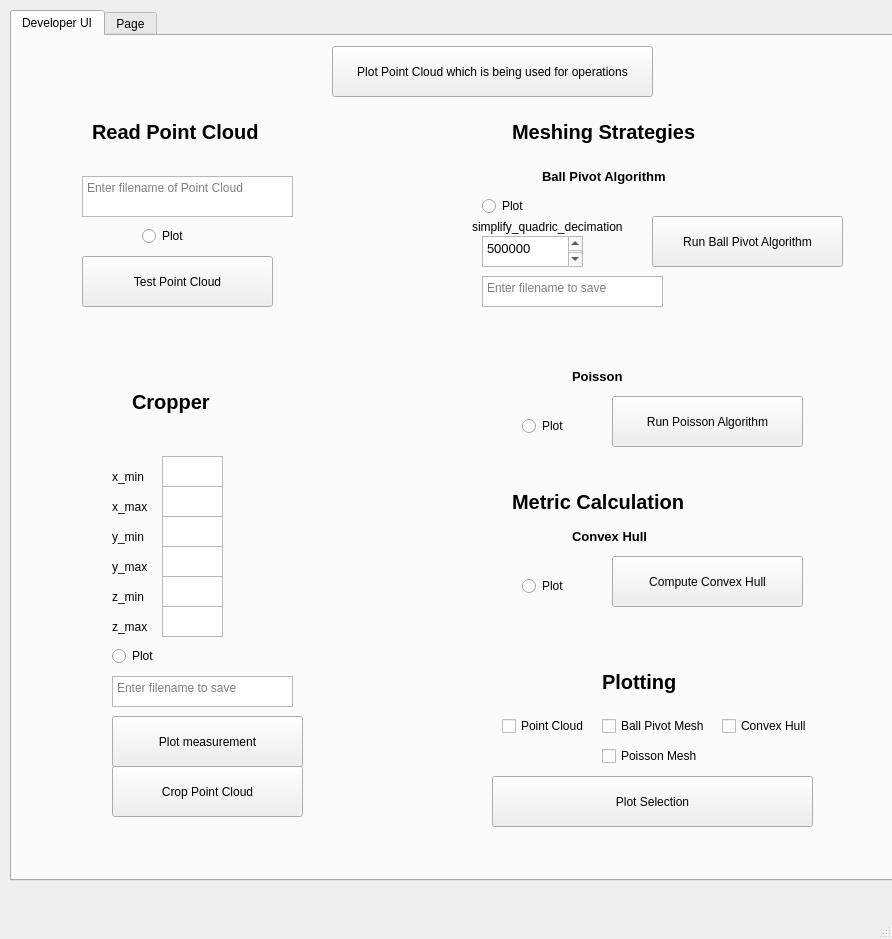
<?xml version="1.0" encoding="UTF-8"?>
<ui version="4.0">
 <class>MainWindow</class>
 <widget class="QMainWindow" name="MainWindow">
  <property name="geometry">
   <rect>
    <x>0</x>
    <y>0</y>
    <width>892</width>
    <height>939</height>
   </rect>
  </property>
  <property name="windowTitle">
   <string>MainWindow</string>
  </property>
  <widget class="QWidget" name="centralwidget">
   <widget class="QTabWidget" name="tabWidget">
    <property name="geometry">
     <rect>
      <x>10</x>
      <y>10</y>
      <width>1191</width>
      <height>871</height>
     </rect>
    </property>
    <property name="currentIndex">
     <number>0</number>
    </property>
    <widget class="QWidget" name="DevTab">
     <attribute name="title">
      <string>Developer UI</string>
     </attribute>
     <widget class="QLabel" name="label">
      <property name="geometry">
       <rect>
        <x>100</x>
        <y>430</y>
        <width>55</width>
        <height>21</height>
       </rect>
      </property>
      <property name="text">
       <string>x_min</string>
      </property>
     </widget>
     <widget class="QLabel" name="label_2">
      <property name="geometry">
       <rect>
        <x>100</x>
        <y>460</y>
        <width>55</width>
        <height>21</height>
       </rect>
      </property>
      <property name="text">
       <string>x_max</string>
      </property>
     </widget>
     <widget class="QLabel" name="label_4">
      <property name="geometry">
       <rect>
        <x>100</x>
        <y>490</y>
        <width>55</width>
        <height>21</height>
       </rect>
      </property>
      <property name="text">
       <string>y_min</string>
      </property>
     </widget>
     <widget class="QLabel" name="label_5">
      <property name="geometry">
       <rect>
        <x>100</x>
        <y>520</y>
        <width>55</width>
        <height>21</height>
       </rect>
      </property>
      <property name="text">
       <string>y_max</string>
      </property>
     </widget>
     <widget class="QLabel" name="label_6">
      <property name="geometry">
       <rect>
        <x>120</x>
        <y>350</y>
        <width>91</width>
        <height>31</height>
       </rect>
      </property>
      <property name="font">
       <font>
        <pointsize>15</pointsize>
        <weight>75</weight>
        <bold>true</bold>
       </font>
      </property>
      <property name="text">
       <string>Cropper</string>
      </property>
     </widget>
     <widget class="QLabel" name="label_7">
      <property name="geometry">
       <rect>
        <x>100</x>
        <y>580</y>
        <width>55</width>
        <height>21</height>
       </rect>
      </property>
      <property name="text">
       <string>z_max</string>
      </property>
     </widget>
     <widget class="QLabel" name="label_8">
      <property name="geometry">
       <rect>
        <x>100</x>
        <y>550</y>
        <width>55</width>
        <height>21</height>
       </rect>
      </property>
      <property name="text">
       <string>z_min</string>
      </property>
     </widget>
     <widget class="QRadioButton" name="rB_plotting_cropping">
      <property name="geometry">
       <rect>
        <x>100</x>
        <y>610</y>
        <width>91</width>
        <height>20</height>
       </rect>
      </property>
      <property name="text">
       <string>Plot</string>
      </property>
     </widget>
     <widget class="QLabel" name="label_9">
      <property name="geometry">
       <rect>
        <x>530</x>
        <y>130</y>
        <width>141</width>
        <height>21</height>
       </rect>
      </property>
      <property name="font">
       <font>
        <pointsize>10</pointsize>
        <weight>75</weight>
        <bold>true</bold>
       </font>
      </property>
      <property name="text">
       <string>Ball Pivot Algorithm</string>
      </property>
     </widget>
     <widget class="QTextEdit" name="tE_filename_cropping">
      <property name="geometry">
       <rect>
        <x>100</x>
        <y>640</y>
        <width>181</width>
        <height>31</height>
       </rect>
      </property>
      <property name="placeholderText">
       <string>Enter filename to save</string>
      </property>
     </widget>
     <widget class="QPushButton" name="pB_crop_pcd">
      <property name="geometry">
       <rect>
        <x>100</x>
        <y>730</y>
        <width>191</width>
        <height>51</height>
       </rect>
      </property>
      <property name="text">
       <string>Crop Point Cloud</string>
      </property>
     </widget>
     <widget class="QLabel" name="label_10">
      <property name="geometry">
       <rect>
        <x>80</x>
        <y>80</y>
        <width>181</width>
        <height>31</height>
       </rect>
      </property>
      <property name="font">
       <font>
        <pointsize>15</pointsize>
        <weight>75</weight>
        <bold>true</bold>
       </font>
      </property>
      <property name="text">
       <string>Read Point Cloud</string>
      </property>
     </widget>
     <widget class="QTextEdit" name="tE_filename_read_pcd">
      <property name="geometry">
       <rect>
        <x>70</x>
        <y>140</y>
        <width>211</width>
        <height>41</height>
       </rect>
      </property>
      <property name="placeholderText">
       <string>Enter filename of Point Cloud</string>
      </property>
     </widget>
     <widget class="QPushButton" name="pB_read_pcd">
      <property name="geometry">
       <rect>
        <x>70</x>
        <y>220</y>
        <width>191</width>
        <height>51</height>
       </rect>
      </property>
      <property name="text">
       <string>Test Point Cloud</string>
      </property>
     </widget>
     <widget class="QRadioButton" name="rB_plotting_read_pcd">
      <property name="geometry">
       <rect>
        <x>130</x>
        <y>190</y>
        <width>91</width>
        <height>20</height>
       </rect>
      </property>
      <property name="text">
       <string>Plot</string>
      </property>
     </widget>
     <widget class="QTextEdit" name="tE_x_min">
      <property name="geometry">
       <rect>
        <x>150</x>
        <y>420</y>
        <width>61</width>
        <height>31</height>
       </rect>
      </property>
     </widget>
     <widget class="QTextEdit" name="tE_x_max">
      <property name="geometry">
       <rect>
        <x>150</x>
        <y>450</y>
        <width>61</width>
        <height>31</height>
       </rect>
      </property>
     </widget>
     <widget class="QTextEdit" name="tE_y_min">
      <property name="geometry">
       <rect>
        <x>150</x>
        <y>480</y>
        <width>61</width>
        <height>31</height>
       </rect>
      </property>
     </widget>
     <widget class="QTextEdit" name="tE_y_max">
      <property name="geometry">
       <rect>
        <x>150</x>
        <y>510</y>
        <width>61</width>
        <height>31</height>
       </rect>
      </property>
     </widget>
     <widget class="QTextEdit" name="tE_z_min">
      <property name="geometry">
       <rect>
        <x>150</x>
        <y>540</y>
        <width>61</width>
        <height>31</height>
       </rect>
      </property>
     </widget>
     <widget class="QTextEdit" name="tE_z_max">
      <property name="geometry">
       <rect>
        <x>150</x>
        <y>570</y>
        <width>61</width>
        <height>31</height>
       </rect>
      </property>
     </widget>
     <widget class="QPushButton" name="pB_plot_measurement">
      <property name="geometry">
       <rect>
        <x>100</x>
        <y>680</y>
        <width>191</width>
        <height>51</height>
       </rect>
      </property>
      <property name="text">
       <string>Plot measurement</string>
      </property>
     </widget>
     <widget class="QPushButton" name="pB_plot_pipeline_pcd">
      <property name="geometry">
       <rect>
        <x>320</x>
        <y>10</y>
        <width>321</width>
        <height>51</height>
       </rect>
      </property>
      <property name="text">
       <string>Plot Point Cloud which is being used for operations</string>
      </property>
     </widget>
     <widget class="QPushButton" name="pB_ball_pivot">
      <property name="geometry">
       <rect>
        <x>640</x>
        <y>180</y>
        <width>191</width>
        <height>51</height>
       </rect>
      </property>
      <property name="text">
       <string>Run Ball Pivot Algorithm</string>
      </property>
     </widget>
     <widget class="QLabel" name="label_11">
      <property name="geometry">
       <rect>
        <x>500</x>
        <y>80</y>
        <width>211</width>
        <height>31</height>
       </rect>
      </property>
      <property name="font">
       <font>
        <pointsize>15</pointsize>
        <weight>75</weight>
        <bold>true</bold>
       </font>
      </property>
      <property name="text">
       <string>Meshing Strategies</string>
      </property>
     </widget>
     <widget class="QRadioButton" name="rB_plotting_bpa">
      <property name="geometry">
       <rect>
        <x>470</x>
        <y>160</y>
        <width>91</width>
        <height>20</height>
       </rect>
      </property>
      <property name="text">
       <string>Plot</string>
      </property>
     </widget>
     <widget class="QTextEdit" name="tE_filename_bpa">
      <property name="geometry">
       <rect>
        <x>470</x>
        <y>240</y>
        <width>181</width>
        <height>31</height>
       </rect>
      </property>
      <property name="placeholderText">
       <string>Enter filename to save</string>
      </property>
     </widget>
     <widget class="QLabel" name="label_3">
      <property name="geometry">
       <rect>
        <x>460</x>
        <y>180</y>
        <width>191</width>
        <height>21</height>
       </rect>
      </property>
      <property name="text">
       <string>simplify_quadric_decimation</string>
      </property>
     </widget>
     <widget class="QTextEdit" name="tE_sqm">
      <property name="geometry">
       <rect>
        <x>470</x>
        <y>200</y>
        <width>101</width>
        <height>31</height>
       </rect>
      </property>
      <property name="html">
       <string>&lt;!DOCTYPE HTML PUBLIC &quot;-//W3C//DTD HTML 4.0//EN&quot; &quot;http://www.w3.org/TR/REC-html40/strict.dtd&quot;&gt;
&lt;html&gt;&lt;head&gt;&lt;meta name=&quot;qrichtext&quot; content=&quot;1&quot; /&gt;&lt;style type=&quot;text/css&quot;&gt;
p, li { white-space: pre-wrap; }
&lt;/style&gt;&lt;/head&gt;&lt;body style=&quot; font-family:'MS Shell Dlg 2'; font-size:9.75pt; font-weight:400; font-style:normal;&quot;&gt;
&lt;p style=&quot; margin-top:0px; margin-bottom:0px; margin-left:0px; margin-right:0px; -qt-block-indent:0; text-indent:0px;&quot;&gt;500000&lt;/p&gt;
&lt;p style=&quot;-qt-paragraph-type:empty; margin-top:0px; margin-bottom:0px; margin-left:0px; margin-right:0px; -qt-block-indent:0; text-indent:0px;&quot;&gt;&lt;br /&gt;&lt;/p&gt;&lt;/body&gt;&lt;/html&gt;</string>
      </property>
     </widget>
     <widget class="QLabel" name="label_12">
      <property name="geometry">
       <rect>
        <x>560</x>
        <y>330</y>
        <width>141</width>
        <height>21</height>
       </rect>
      </property>
      <property name="font">
       <font>
        <pointsize>10</pointsize>
        <weight>75</weight>
        <bold>true</bold>
       </font>
      </property>
      <property name="text">
       <string>Poisson</string>
      </property>
     </widget>
     <widget class="QPushButton" name="pB_pois">
      <property name="geometry">
       <rect>
        <x>600</x>
        <y>360</y>
        <width>191</width>
        <height>51</height>
       </rect>
      </property>
      <property name="text">
       <string>Run Poisson Algorithm</string>
      </property>
     </widget>
     <widget class="QRadioButton" name="rB_plotting_pois">
      <property name="geometry">
       <rect>
        <x>510</x>
        <y>380</y>
        <width>91</width>
        <height>20</height>
       </rect>
      </property>
      <property name="text">
       <string>Plot</string>
      </property>
     </widget>
     <widget class="QLabel" name="label_13">
      <property name="geometry">
       <rect>
        <x>590</x>
        <y>630</y>
        <width>101</width>
        <height>31</height>
       </rect>
      </property>
      <property name="font">
       <font>
        <pointsize>15</pointsize>
        <weight>75</weight>
        <bold>true</bold>
       </font>
      </property>
      <property name="text">
       <string>Plotting</string>
      </property>
     </widget>
     <widget class="QPushButton" name="pB_plot_wound">
      <property name="geometry">
       <rect>
        <x>480</x>
        <y>740</y>
        <width>321</width>
        <height>51</height>
       </rect>
      </property>
      <property name="text">
       <string>Plot Selection</string>
      </property>
     </widget>
     <widget class="QLabel" name="label_14">
      <property name="geometry">
       <rect>
        <x>500</x>
        <y>450</y>
        <width>211</width>
        <height>31</height>
       </rect>
      </property>
      <property name="font">
       <font>
        <pointsize>15</pointsize>
        <weight>75</weight>
        <bold>true</bold>
       </font>
      </property>
      <property name="text">
       <string>Metric Calculation</string>
      </property>
     </widget>
     <widget class="QPushButton" name="pB_hull">
      <property name="geometry">
       <rect>
        <x>600</x>
        <y>520</y>
        <width>191</width>
        <height>51</height>
       </rect>
      </property>
      <property name="text">
       <string>Compute Convex Hull</string>
      </property>
     </widget>
     <widget class="QRadioButton" name="rB_plotting_hull">
      <property name="geometry">
       <rect>
        <x>510</x>
        <y>540</y>
        <width>91</width>
        <height>20</height>
       </rect>
      </property>
      <property name="text">
       <string>Plot</string>
      </property>
     </widget>
     <widget class="QLabel" name="label_15">
      <property name="geometry">
       <rect>
        <x>560</x>
        <y>490</y>
        <width>141</width>
        <height>21</height>
       </rect>
      </property>
      <property name="font">
       <font>
        <pointsize>10</pointsize>
        <weight>75</weight>
        <bold>true</bold>
       </font>
      </property>
      <property name="text">
       <string>Convex Hull</string>
      </property>
     </widget>
     <widget class="QCheckBox" name="cB_pcd_plot">
      <property name="geometry">
       <rect>
        <x>490</x>
        <y>680</y>
        <width>91</width>
        <height>20</height>
       </rect>
      </property>
      <property name="text">
       <string>Point Cloud</string>
      </property>
     </widget>
     <widget class="QCheckBox" name="cB_bpa_plot">
      <property name="geometry">
       <rect>
        <x>590</x>
        <y>680</y>
        <width>121</width>
        <height>20</height>
       </rect>
      </property>
      <property name="text">
       <string>Ball Pivot Mesh</string>
      </property>
     </widget>
     <widget class="QCheckBox" name="cB_hull_plot">
      <property name="geometry">
       <rect>
        <x>710</x>
        <y>680</y>
        <width>91</width>
        <height>20</height>
       </rect>
      </property>
      <property name="text">
       <string>Convex Hull</string>
      </property>
     </widget>
     <widget class="QCheckBox" name="cB_pois_plot">
      <property name="geometry">
       <rect>
        <x>590</x>
        <y>710</y>
        <width>111</width>
        <height>20</height>
       </rect>
      </property>
      <property name="text">
       <string>Poisson Mesh</string>
      </property>
     </widget>
    </widget>
    <widget class="QWidget" name="Depth">
     <attribute name="title">
      <string>Page</string>
     </attribute>
     <widget class="QLabel" name="l_DepthRGBAlignmentFrame">
      <property name="geometry">
       <rect>
        <x>100</x>
        <y>100</y>
        <width>320</width>
        <height>200</height>
       </rect>
      </property>
      <property name="frameShape">
       <enum>QFrame::Box</enum>
      </property>
      <property name="text">
       <string>TextLabel</string>
      </property>
     </widget>
     <widget class="QSlider" name="horizontalSlider">
      <property name="geometry">
       <rect>
        <x>150</x>
        <y>390</y>
        <width>160</width>
        <height>16</height>
       </rect>
      </property>
      <property name="orientation">
       <enum>Qt::Horizontal</enum>
      </property>
     </widget>
     <widget class="QSlider" name="hS_Manual_Focus">
      <property name="geometry">
       <rect>
        <x>110</x>
        <y>330</y>
        <width>160</width>
        <height>16</height>
       </rect>
      </property>
      <property name="orientation">
       <enum>Qt::Horizontal</enum>
      </property>
     </widget>
     <widget class="QTextEdit" name="tE_Manual_Focus">
      <property name="geometry">
       <rect>
        <x>290</x>
        <y>320</y>
        <width>61</width>
        <height>31</height>
       </rect>
      </property>
     </widget>
    </widget>
   </widget>
  </widget>
  <widget class="QStatusBar" name="statusbar"/>
 </widget>
 <resources/>
 <connections/>
</ui>
